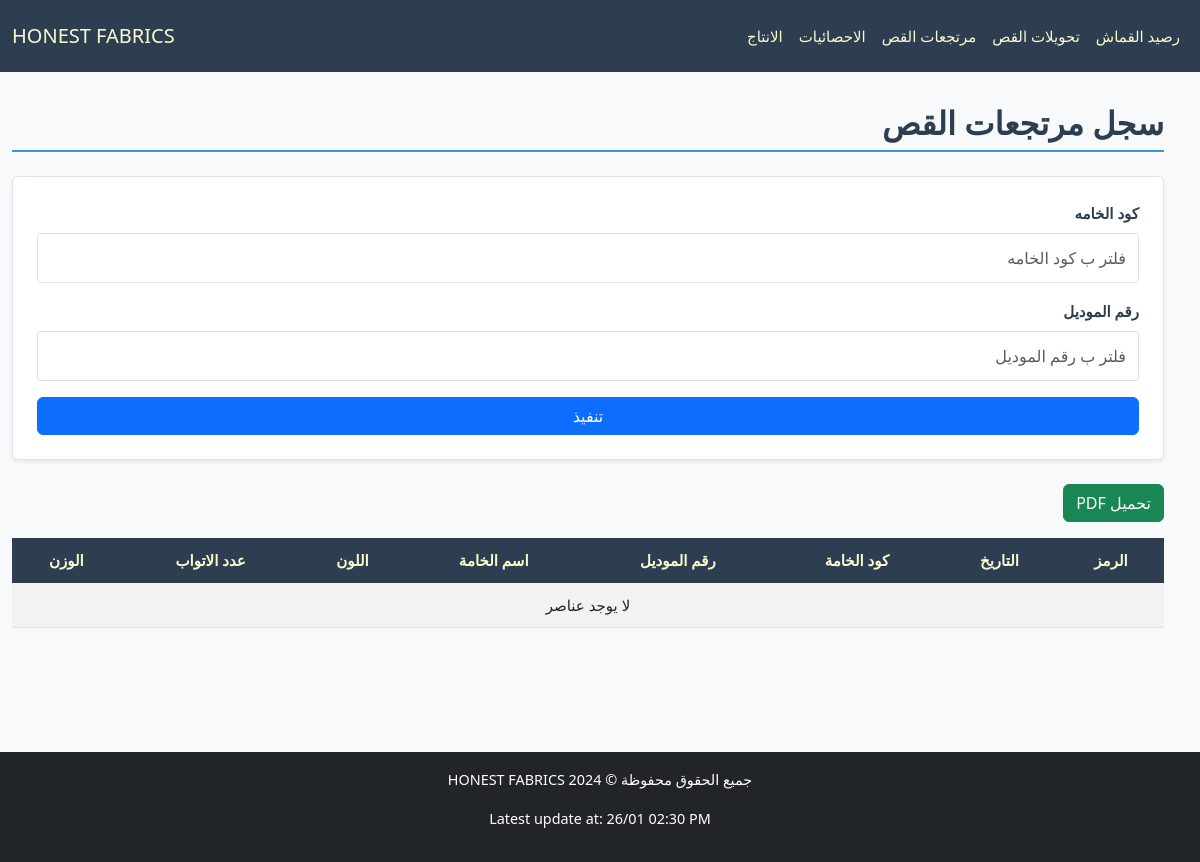
/cloth/ReturnTransfer/, run on an earlier commit of the app's database.
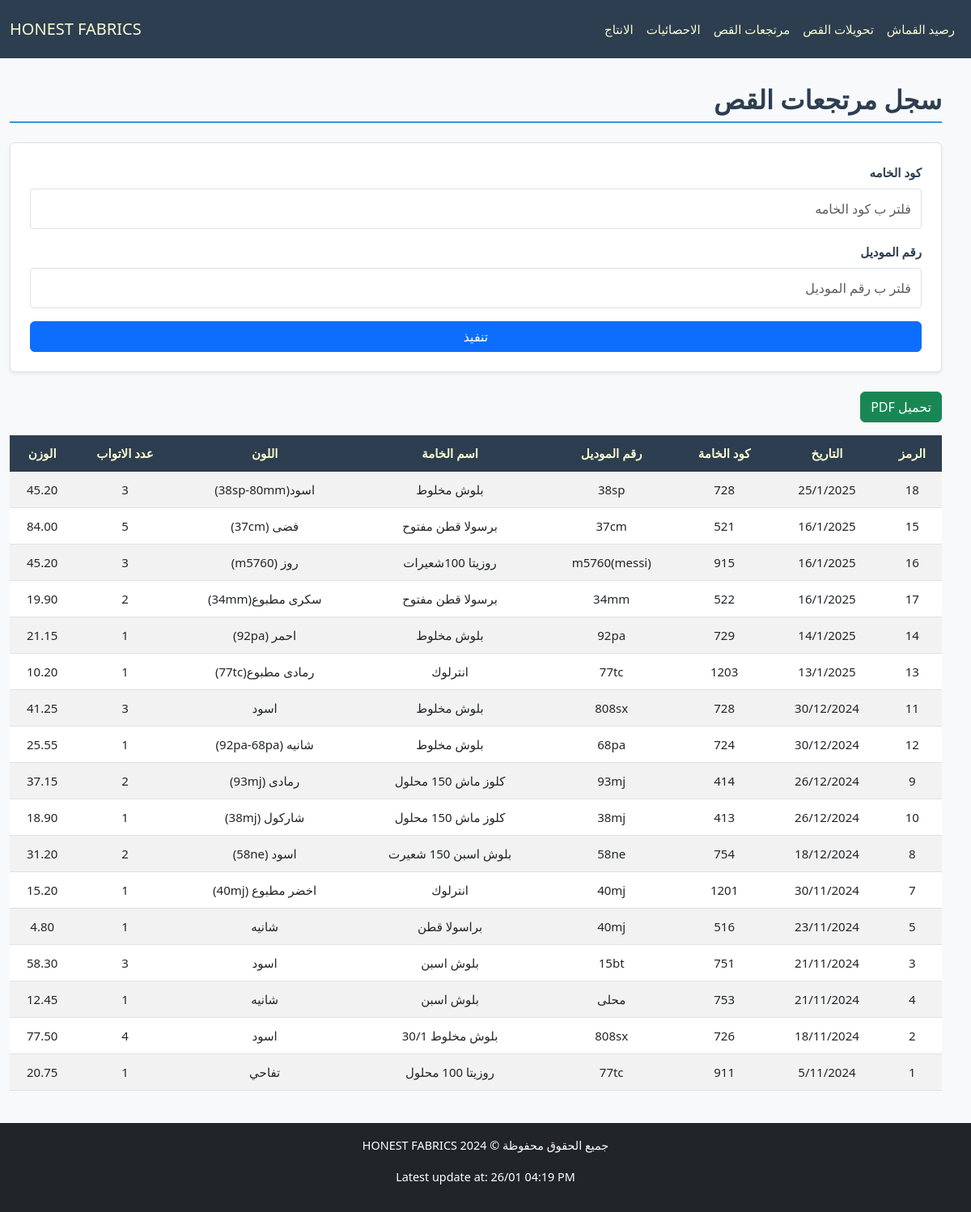
And on a later commit of the database.
### cloth/models.py (models this page shows, shortened)
class Base(models.Model):
    id = models.IntegerField(primary_key=True, verbose_name="الرمز")
    fabric_code = models.CharField(max_length=100, verbose_name="كود الخامه", db_index=True, null=True, blank=True)
    fabric_name = models.CharField(max_length=200, verbose_name="اسم الخامه", null=True, blank=True)
    color = models.CharField(max_length=100, verbose_name="اللون", null=True, blank=True)
    roll = models.PositiveIntegerField(verbose_name="عدد الاتواب", null=True, blank=True)
    weight = models.DecimalField(max_digits=10, decimal_places=2, verbose_name="الوزن", null=True, blank=True)
    date = models.CharField(max_length=100,verbose_name="التاريخ", null=True, blank=True)
    class Meta:
        abstract = True

class ReturnTransfer(Base):
    model_number = models.CharField(max_length=100, verbose_name="رقم الموديل", null=True, blank=True)

### cloth/views.py (the view)
# urls.py: path('ReturnTransfer/', ReturnTransferView.as_view(), name='return_transfer_view'),
class ReturnTransferView(FilterableListView):
    template_name = "cloth/return.html"
    model = ReturnTransfer
    filter_fields = ['fabric_code', 'model_number']
    columns = ["الرمز","التاريخ","كود الخامة","رقم الموديل","اسم الخامة","اللون","عدد الاتواب","الوزن"]

### cloth/views.py (called while the page is built)
    def parse_date(self, date_str):
        try:
            normalized_date = date_str.replace("\\", "/")
            return datetime.strptime(normalized_date, "%d/%m/%Y")
        except (ValueError, AttributeError):
            return datetime.min

    def get_queryset(self):
        queryset = super().get_queryset()
        filters = Q()
        ordering = self.request.GET.get('order', 'desc')
        for field in self.filter_fields:
            filter_value = self.request.GET.get(field)
            if filter_value:
                filters &= Q(**{f"{field}__icontains": filter_value})
        filtered_queryset = queryset.filter(filters)
        models = list(filtered_queryset)
        models.sort(
            key=lambda x: self.parse_date(x.date) if x.date else datetime.min,
            reverse=(ordering == 'desc')
        )
        return models

### cloth/templates/cloth/return.html (shortened to what this page needs)
{% extends "cloth/layout.html" %}
{% block home_page %}
<a class="navbar-brand" href="{% url 'fabric_view' %}">HONEST FABRICS</a>
{% endblock %}
{% block navbar_links_small %}
{% include "cloth/nav_links.html" %}
{% endblock %}
{% block body %}
    <h2 class="section-title pt-4">سجل مرتجعات القص</h2>
    <form method="get" class="filter-form mb-4 p-4 rounded shadow-sm">
        {% for filter_field in filter_fields %}
        <div class="form-group mb-3">
            <label for="filter_{{ forloop.counter }}" class="form-label">{{ filter_field.verbose_name }}</label>
            <input type="text" id="filter_{{ forloop.counter }}" name="{{ filter_field.field_name }}"
                   placeholder="فلتر ب {{ filter_field.verbose_name }}"
                   class="form-control"
                   value="{{ filter_field.value }}">
        </div>
        {% endfor %}
        <button type="submit" class="btn btn-primary w-100">تنفيذ</button>
    </form>
    <button onclick="generatePDF()" class="btn btn-success mb-3">تحميل PDF</button>
    <div style="overflow-y: auto; max-height: 70vh; position: relative;" class="table-responsive mb-4">
        <table id="data-table"  class="table table-striped">
            <thead class="table-dark">
                <tr>
                    <th style="position: sticky; top: 0;" >الرمز</th>
                    <th style="position: sticky; top: 0;" >التاريخ</th>
                    <th style="position: sticky; top: 0;" >كود الخامة</th>
                    <th style="position: sticky; top: 0;" >رقم الموديل</th>
                    <th style="position: sticky; top: 0;" >اسم الخامة</th>
                    <th style="position: sticky; top: 0;" >اللون</th>
                    <th style="position: sticky; top: 0;" >عدد الاتواب</th>
                    <th style="position: sticky; top: 0;" >الوزن</th>
                </tr>
            </thead>
            <tbody>
                {% for model in models %}
                <tr>
                    <td>{{ model.id }}</td>
                    <td>{{ model.date }}</td>
                    <td>{{ model.fabric_code }}</td>
                    <td>{{ model.model_number }}</td>
                    <td>{{ model.fabric_name }}</td>
                    <td>{{ model.color }}</td>
                    <td>{{ model.roll }}</td>
                    <td>{{ model.weight }}</td>
                </tr>
                {% empty %}
                <tr>
                    <td colspan="8" class="text-center">لا يوجد عناصر</td>
                </tr>
                {% endfor %}
            </tbody>
        </table>
    </div>
{% endblock body %}

What changed in the data, as far as the page shows it:
added ReturnTransfer: id "18", date "25/1/2025", fabric_code "728", model_number "38sp", fabric_name "بلوش مخلوط", color "اسود(38sp-80mm)", roll "3", weight "45.20"
added ReturnTransfer: id "15", date "16/1/2025", fabric_code "521", model_number "37cm", fabric_name "برسولا قطن مفتوح", color "فضى (37cm)", roll "5", weight "84.00"
added ReturnTransfer: id "16", date "16/1/2025", fabric_code "915", model_number "m5760(messi)", fabric_name "روزيتا 100شعيرات", color "روز (m5760)", roll "3", weight "45.20"
added ReturnTransfer: id "17", date "16/1/2025", fabric_code "522", model_number "34mm", fabric_name "برسولا قطن مفتوح", color "سكرى مطبوع(34mm)", roll "2", weight "19.90"
added ReturnTransfer: id "14", date "14/1/2025", fabric_code "729", model_number "92pa", fabric_name "بلوش مخلوط", color "احمر (92pa)", roll "1", weight "21.15"
added ReturnTransfer: id "13", date "13/1/2025", fabric_code "1203", model_number "77tc", fabric_name "انترلوك", color "رمادى مطبوع(77tc)", roll "1", weight "10.20"
added ReturnTransfer: id "11", date "30/12/2024", fabric_code "728", model_number "808sx", fabric_name "بلوش مخلوط", color "اسود", roll "3", weight "41.25"
added ReturnTransfer: id "12", date "30/12/2024", fabric_code "724", model_number "68pa", fabric_name "بلوش مخلوط", color "شانيه (92pa-68pa)", roll "1", weight "25.55"
added ReturnTransfer: id "9", date "26/12/2024", fabric_code "414", model_number "93mj", fabric_name "كلوز ماش 150 محلول", color "رمادى (93mj)", roll "2", weight "37.15"
added ReturnTransfer: id "10", date "26/12/2024", fabric_code "413", model_number "38mj", fabric_name "كلوز ماش 150 محلول", color "شاركول (38mj)", roll "1", weight "18.90"
added ReturnTransfer: id "8", date "18/12/2024", fabric_code "754", model_number "58ne", fabric_name "بلوش اسبن 150 شعيرت", color "اسود (58ne)", roll "2", weight "31.20"
added ReturnTransfer: id "7", date "30/11/2024", fabric_code "1201", model_number "40mj", fabric_name "انترلوك", color "اخضر مطبوع (40mj)", roll "1", weight "15.20"
added ReturnTransfer: id "5", date "23/11/2024", fabric_code "516", model_number "40mj", fabric_name "براسولا قطن", color "شانيه", roll "1", weight "4.80"
added ReturnTransfer: id "3", date "21/11/2024", fabric_code "751", model_number "15bt", fabric_name "بلوش اسبن", color "اسود", roll "3", weight "58.30"
added ReturnTransfer: id "4", date "21/11/2024", fabric_code "753", model_number "محلى", fabric_name "بلوش اسبن", color "شانيه", roll "1", weight "12.45"
added ReturnTransfer: id "2", date "18/11/2024", fabric_code "726", model_number "808sx", fabric_name "بلوش مخلوط 30/1", color "اسود", roll "4", weight "77.50"
added ReturnTransfer: id "1", date "5/11/2024", fabric_code "911", model_number "77tc", fabric_name "روزيتا 100 محلول", color "تفاحي", roll "1", weight "20.75"
Also different on the page:
{{ update }}: "26/01 02:30 PM" → "26/01 04:19 PM"
text no longer shown: "لا يوجد عناصر"
